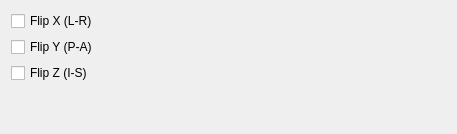
     <widget class="QWidget" name="tab_3">
      <attribute name="title">
       <string>Flip</string>
      </attribute>
      <layout class="QGridLayout" name="gridLayout_5">
       <item row="0" column="0">
        <widget class="QCheckBox" name="checkBoxFlipX">
         <property name="text">
          <string>Flip X (L-R)</string>
         </property>
        </widget>
       </item>
       <item row="0" column="1">
        <spacer name="horizontalSpacer_10">
         <property name="orientation">
          <enum>Qt::Horizontal</enum>
         </property>
         <property name="sizeHint" stdset="0">
          <size>
           <width>348</width>
           <height>18</height>
          </size>
         </property>
        </spacer>
       </item>
       <item row="3" column="1">
        <spacer name="verticalSpacer">
         <property name="orientation">
          <enum>Qt::Vertical</enum>
         </property>
         <property name="sizeHint" stdset="0">
          <size>
           <width>20</width>
           <height>40</height>
          </size>
         </property>
        </spacer>
       </item>
       <item row="1" column="0">
        <widget class="QCheckBox" name="checkBoxFlipY">
         <property name="text">
          <string>Flip Y (P-A)</string>
         </property>
        </widget>
       </item>
       <item row="2" column="0">
        <widget class="QCheckBox" name="checkBoxFlipZ">
         <property name="text">
          <string>Flip Z (I-S)</string>
         </property>
        </widget>
       </item>
      </layout>
     </widget>
